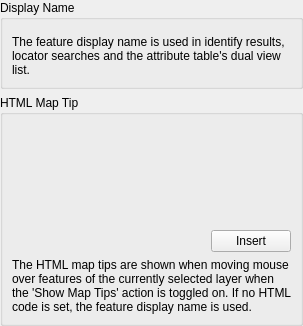
         <widget class="QWidget" name="mOptsPage_Display">
          <layout class="QVBoxLayout" name="verticalLayout_25">
           <property name="leftMargin">
            <number>0</number>
           </property>
           <property name="topMargin">
            <number>0</number>
           </property>
           <property name="rightMargin">
            <number>0</number>
           </property>
           <property name="bottomMargin">
            <number>0</number>
           </property>
           <item>
            <widget class="QWidget" name="scrollArea_10" native="true">
             <property name="widgetResizable" stdset="0">
              <bool>true</bool>
             </property>
             <layout class="QGridLayout" name="gridLayout_10">
              <property name="leftMargin">
               <number>0</number>
              </property>
              <property name="topMargin">
               <number>0</number>
              </property>
              <property name="rightMargin">
               <number>0</number>
              </property>
              <property name="bottomMargin">
               <number>0</number>
              </property>
              <item row="0" column="0">
               <widget class="QGroupBox" name="groupBox_22">
                <property name="sizePolicy">
                 <sizepolicy hsizetype="Preferred" vsizetype="Minimum">
                  <horstretch>0</horstretch>
                  <verstretch>0</verstretch>
                 </sizepolicy>
                </property>
                <property name="title">
                 <string>Display Name</string>
                </property>
                <layout class="QGridLayout" name="gridLayout_50">
                 <item row="0" column="0">
                  <widget class="QgsFieldExpressionWidget" name="mDisplayExpressionWidget" native="true">
                   <property name="focusPolicy">
                    <enum>Qt::StrongFocus</enum>
                   </property>
                  </widget>
                 </item>
                 <item row="1" column="0">
                  <widget class="QLabel" name="labelDisplayNameInfo">
                   <property name="text">
                    <string>The feature display name is used in identify results, locator searches and the attribute table's dual view list.</string>
                   </property>
                   <property name="wordWrap">
                    <bool>true</bool>
                   </property>
                  </widget>
                 </item>
                </layout>
               </widget>
              </item>
              <item row="1" column="0">
               <widget class="QGroupBox" name="groupBox_2">
                <property name="sizePolicy">
                 <sizepolicy hsizetype="Preferred" vsizetype="MinimumExpanding">
                  <horstretch>0</horstretch>
                  <verstretch>0</verstretch>
                 </sizepolicy>
                </property>
                <property name="title">
                 <string>HTML Map Tip</string>
                </property>
                <layout class="QGridLayout" name="gridLayout_8">
                 <item row="1" column="2">
                  <widget class="QPushButton" name="mInsertExpressionButton">
                   <property name="sizePolicy">
                    <sizepolicy hsizetype="Fixed" vsizetype="Fixed">
                     <horstretch>0</horstretch>
                     <verstretch>0</verstretch>
                    </sizepolicy>
                   </property>
                   <property name="toolTip">
                    <string>Inserts the selected field or expression into the map tip</string>
                   </property>
                   <property name="text">
                    <string>Insert</string>
                   </property>
                  </widget>
                 </item>
                 <item row="0" column="0" colspan="3">
                  <widget class="QgsCodeEditorHTML" name="mMapTipWidget" native="true">
                   <property name="sizePolicy">
                    <sizepolicy hsizetype="Preferred" vsizetype="MinimumExpanding">
                     <horstretch>0</horstretch>
                     <verstretch>0</verstretch>
                    </sizepolicy>
                   </property>
                   <property name="minimumSize">
                    <size>
                     <width>0</width>
                     <height>100</height>
                    </size>
                   </property>
                  </widget>
                 </item>
                 <item row="1" column="0" colspan="2">
                  <widget class="QgsFieldExpressionWidget" name="mMapTipExpressionFieldWidget" native="true">
                   <property name="focusPolicy">
                    <enum>Qt::StrongFocus</enum>
                   </property>
                   <property name="toolTip">
                    <string>The valid attribute names for this layer</string>
                   </property>
                  </widget>
                 </item>
                 <item row="3" column="0" colspan="3">
                  <widget class="QLabel" name="labelMapTipInfo">
                   <property name="text">
                    <string>The HTML map tips are shown when moving mouse over features of the currently selected layer when the 'Show Map Tips' action is toggled on. If no HTML code is set, the feature display name is used.</string>
                   </property>
                   <property name="wordWrap">
                    <bool>true</bool>
                   </property>
                  </widget>
                 </item>
                </layout>
               </widget>
              </item>
             </layout>
            </widget>
           </item>
          </layout>
         </widget>
